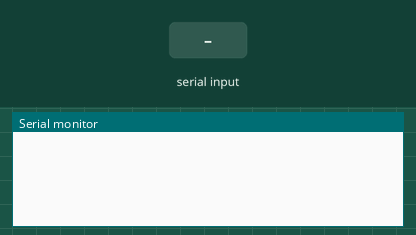
The sketch below on a simulated Arduino Uno, built with avr-gcc and run on an emulated ATmega328P. Shown: the last lines printed to the serial monitor. The test bench sets the inputs (shaded band).

Above: at 1.2 s.
1.3 s: "1" received over Serial
At 2.0 s:
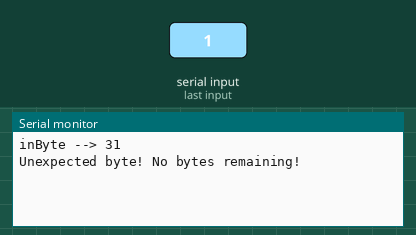
2.9 s: byte 126 (START_BYTE) received over Serial
At 4.1 s:
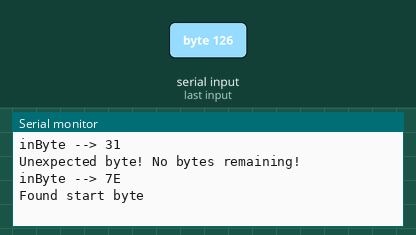
4.4 s: byte 125 (ESCAPE_BYTE) received over Serial
At 5.5 s:
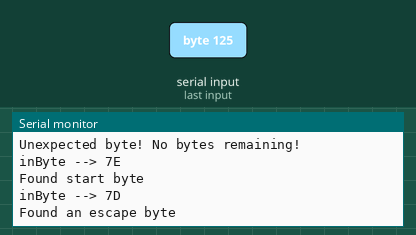
5.9 s: "0" received over Serial
At 6.9 s:
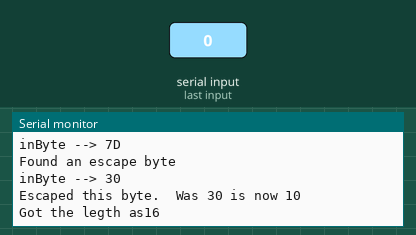

Measured:
- after the input at 1.3 s, the serial monitor: prints a new line after 0.10 s (image 1)
- after the input at 2.9 s, the serial monitor: prints a new line at once (image 2)
- after the input at 4.4 s, the serial monitor: prints a new line at once (image 3)
- after the input at 5.9 s, the serial monitor: prints a new line at once (image 4)

The sketch:

byte_based_library.ino
```cpp
// Special protocol bytes
#define START_BYTE 0x7E
#define ESCAPE_BYTE 0x7D
#define ESCAPE_XOR 0x20

#define COMMAND_ID_NUMBER 0x01
#define COMMAND_ID_STRING 0x02

byte inputBuffer[200];
uint8_t nextAvailableInputBufferIndex = 0;
int8_t bytesRemainingInMessage = -1;  // Unknown

bool lastByteWasStartByte = false;
bool lastByteWasEscapeByte = false;
uint8_t crc = 0;

void setup() {
  Serial.begin(9600);
}

void loop() {
  delay(100);
}

void parseValidMessage() {
  Serial.print("Recieved a valid message for team ");
  byte teamNumber = inputBuffer[0];
  Serial.println(teamNumber);
  byte commandId = inputBuffer[1];
  if(commandId == COMMAND_ID_STRING) {
      Serial.print("STRING --> ");
      String receivedString = String((char*)(inputBuffer + 2));
      Serial.println(receivedString);
  }
  if(commandId == COMMAND_ID_NUMBER) {
      Serial.print("NUMBER --> ");
      int32_t num = inputBuffer[2];
      num = (num << 8) | inputBuffer[3];
      num = (num << 8) | inputBuffer[4];
      num = (num << 8) | inputBuffer[5];
      Serial.println(num);
  }
}

void serialEvent() {
  while (Serial.available()) {
    byte inByte = Serial.read();
    Serial.print("inByte --> ");
    Serial.println(inByte, HEX);
    // Highest priority is the start byte.
    if (inByte == START_BYTE) {
      lastByteWasStartByte = true;
      lastByteWasEscapeByte = false;
      Serial.println("Found start byte");
      return;
    }

    // Make sure we are expecting bytes or the prior byte was the start byte
    if (!lastByteWasStartByte && bytesRemainingInMessage < 0) {
      // This is an unexpected byte
      Serial.println("Unexpected byte! No bytes remaining!");
      return;
    }

    // Handle the escape byte
    if (!lastByteWasEscapeByte && inByte == ESCAPE_BYTE) {
      lastByteWasEscapeByte = true;
      Serial.println("Found an escape byte");
      return;
    }

    // Handle escapes
    if (lastByteWasEscapeByte) {
      Serial.print("Escaped this byte.  Was ");
      Serial.print(inByte, HEX);
      inByte ^= ESCAPE_XOR;
      Serial.print(" is now ");
      Serial.println(inByte, HEX);
    }
    lastByteWasEscapeByte = false;

    // Handle length byte
    if (lastByteWasStartByte) {
      bytesRemainingInMessage = inByte;
      crc = 0;
      nextAvailableInputBufferIndex = 0;
      lastByteWasStartByte = false;
      Serial.print("Got the legth as");
      Serial.println(bytesRemainingInMessage);
      return;
    }

    // Handle normal bytes
    crc += inByte;
    if (bytesRemainingInMessage > 0) {
      inputBuffer[nextAvailableInputBufferIndex] = inByte;
      nextAvailableInputBufferIndex++;
    } else {
      if (crc == 0) {
        parseValidMessage();
      } else {
        Serial.println("Failed the CRC check.");
      }

    }
    bytesRemainingInMessage--;
  }
}
```
